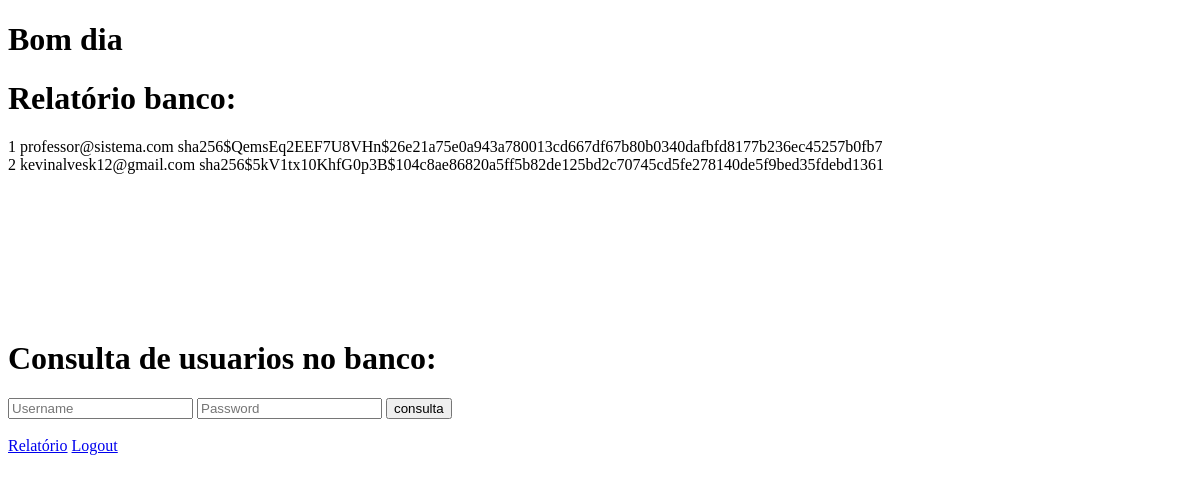
Page /admin (signed in) on the earlier database version.
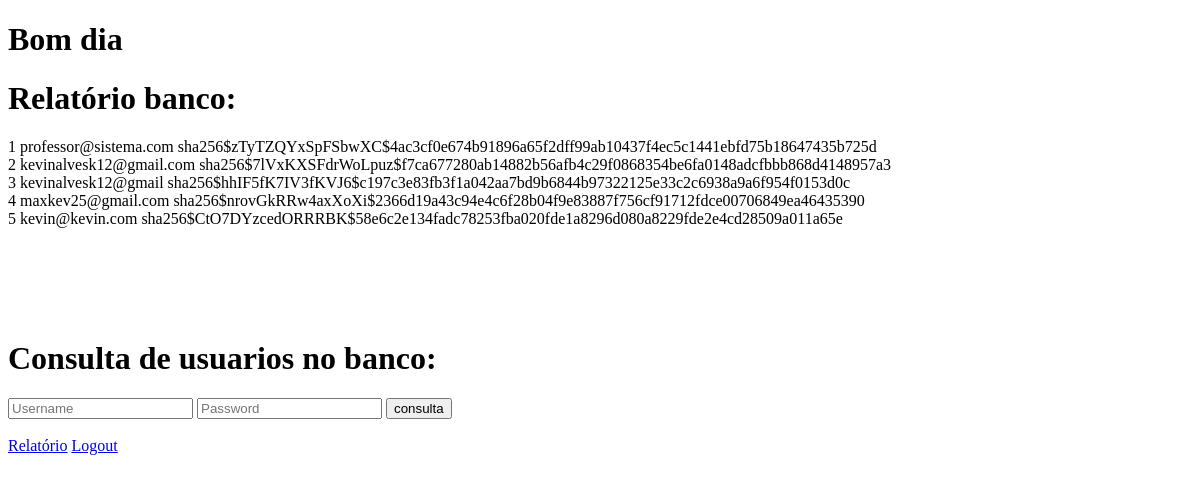
Same page on the later database version.
### tables this page shows
CREATE TABLE login(
    id INTEGER PRIMARY KEY AUTOINCREMENT,
    email TEXT NOT NULL UNIQUE,
    password TEXT NOT NULL
    );

### main.py (the view, shortened to what this page needs)
@app.route("/admin",methods = ['GET','POST'])
def pag_admin():
    if "mail" in session:
            if session['mail'] == 'professor@sistema.com':
                banco = None
                relatorio = None
                format = None
                c = sqlite3.connect('bd_dados.db')
                c1 = c.cursor()
                banco = c1.execute("""
                        SELECT * FROM login order by id
                    """).fetchall()
                return render_template("admin_interface(list).html",banco = banco,relatorio = relatorio)
            else:
                return redirect(url_for('home2'))
    else:
        return redirect(url_for("home2"))

### templates/admin_interface(list).html (shortened to what this page needs)
<!DOCTYPE html>
<html lang="PT-br">
<head>
</head>
<body>
    <h1> Bom dia {{user}}</h1>
<form action="#" method="post">
    <h1> Relatório banco:</h1>
    {% for n1 in range(0,10)%}
        {%for roll in banco[n1]%}
            <a>{{ roll }}</a>
        {%endfor%}
        <br>
    {% endfor %}
    <h1>Consulta de usuarios no banco: </h1>
    <input type="text" placeholder="Username" name="username">
    <input type="password" placeholder="Password" name="password">
    <input class="btn btn-default" type="submit" name="consulta" value="consulta">
    <br><br>
    <a type="submit" href="{{ url_for('excel') }}">Relatório</a>
    <a type="submit" href="{{ url_for('logout') }}">
        Logout
    </a>
</form>
</body>
</html>

Differences in the rows shown:
changed login "professor@sistema.com": password "sha256$QemsEq2EEF7U8VHn$26e21a75e0a943a780013cd667df67b80b0340dafbfd8177b236ec45257b0fb7" → "sha256$zTyTZQYxSpFSbwXC$4ac3cf0e674b91896a65f2dff99ab10437f4ec5c1441ebfd75b18647435b725d"
changed login "kevinalvesk12@gmail.com": password "sha256$5kV1tx10KhfG0p3B$104c8ae86820a5ff5b82de125bd2c70745cd5fe278140de5f9bed35fdebd1361" → "sha256$7lVxKXSFdrWoLpuz$f7ca677280ab14882b56afb4c29f0868354be6fa0148adcfbbb868d4148957a3"
added login: email "kevinalvesk12@gmail", password "sha256$hhIF5fK7IV3fKVJ6$c197c3e83fb3f1a042aa7bd9b6844b97322125e33c2c6938a9a6f954f0153d0c"
added login: email "maxkev25@gmail.com", password "sha256$nrovGkRRw4axXoXi$2366d19a43c94e4c6f28b04f9e83887f756cf91712fdce00706849ea46435390"
added login: email "kevin@kevin.com", password "sha256$CtO7DYzcedORRRBK$58e6c2e134fadc78253fba020fde1a8296d080a8229fde2e4cd28509a011a65e"
Other differences:
new list line: "3"
new list line: "4"
new list line: "5"
